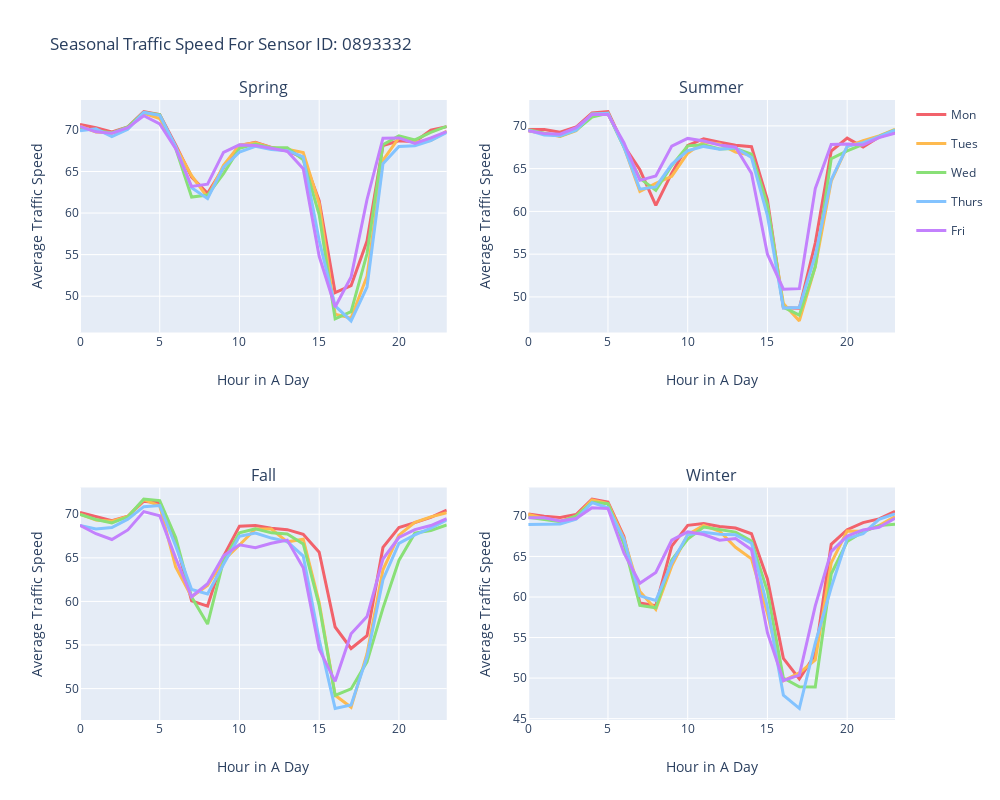

The cell this chart's notebook holds for it:
### Code cell
fig = make_subplots(
    rows=2, cols=2,
    subplot_titles=("Spring", 
                    "Summer", 
                    "Fall", 
                    "Winter"))
# colors = ['rgb(0, 0, 128)', 'rgb(15,82,186)', 'rgb(0,128,255)', 'rgb(0,142,204)', 'rgb(149,200,216)']
colors = ['rgb(242, 98, 107)', 'rgb(254, 186, 79)', 'rgb(137, 224, 119)', 'rgb(131, 195, 255)', 'rgb(195, 129, 253)']
for i in range(5):    
    fig.add_trace(go.Scatter(x=time, y=timeList[0][colName[i]],
                             mode='lines',
                             name=colName[i], 
                             legendgroup="group{}".format(i), 
                             line=dict(color=colors[i], width=3)),
                  row=1, col=1)

    fig.add_trace(go.Scatter(x=time, y=timeList[1][colName[i]],
                             mode='lines',
                             name=colName[i],
                             legendgroup="group{}".format(i),
                             line=dict(color=colors[i], width=3),
                             showlegend=False),
                  row=1, col=2)

    fig.add_trace(go.Scatter(x=time, y=timeList[2][colName[i]],
                             mode='lines',
                             name=colName[i],
                             legendgroup="group{}".format(i),
                             line=dict(color=colors[i], width=3),
                             showlegend=False),
                  row=2, col=1)

    fig.add_trace(go.Scatter(x=time, y=timeList[3][colName[i]],
                             mode='lines',
                             name=colName[i],
                             legendgroup="group{}".format(i),
                             line=dict(color=colors[i], width=3),
                             showlegend=False),
                  row=2, col=2)
for i in range(1,3):
    for j in range(1,3):  
        fig.update_xaxes(title_text="Hour in A Day", row=i, col=j)
        fig.update_yaxes(title_text="Average Traffic Speed", row=i, col=j)
fig.update_layout(title_text="Seasonal Traffic Speed For Sensor ID: 0893332",
                  autosize=False,
                  width=1000,
                  height=800,
                  margin=go.layout.Margin
                  (
                  l=50,
                  r=50,
                  b=100,
                  t=100,
                  pad=4
                  ))
fig.show()

### Figure 1 — Plotly figure (JSON) as saved in the notebook; plotly's stock layout.template omitted (floating-point values rounded to 4 significant figures)
{"data": [{"legendgroup": "group0", "line": {"color": "rgb(242, 98, 107)", "width": 3}, "mode": "lines", "name": "Mon", "type": "scatter", "x": [0, 1, 2, 3, 4, 5, 6, 7, 8, 9, 10, 11, 12, 13, 14, 15, 16, 17, 18, 19, 20, 21, 22, 23], "xaxis": "x", "y": [70.67, 70.27, 69.77, 70.37, 72.2, 71.83, 68.2, 64.33, 62.37, 65.47, 68.1, 68.5, 67.9, 67.47, 66.67, 61.5, 50.43, 51.27, 56.63, 68.13, 68.7, 68.57, 69.97, 70.4], "yaxis": "y"}, {"legendgroup": "group0", "line": {"color": "rgb(242, 98, 107)", "width": 3}, "mode": "lines", "name": "Mon", "showlegend": false, "type": "scatter", "x": [0, 1, 2, 3, 4, 5, 6, 7, 8, 9, 10, 11, 12, 13, 14, 15, 16, 17, 18, 19, 20, 21, 22, 23], "xaxis": "x2", "y": [69.57, 69.57, 69.27, 69.87, 71.5, 71.67, 67.7, 64.87, 60.7, 64.47, 67.7, 68.5, 68.1, 67.73, 67.57, 61.37, 48.73, 48.67, 56.3, 67.07, 68.57, 67.53, 68.7, 69.27], "yaxis": "y2"}, {"legendgroup": "group0", "line": {"color": "rgb(242, 98, 107)", "width": 3}, "mode": "lines", "name": "Mon", "showlegend": false, "type": "scatter", "x": [0, 1, 2, 3, 4, 5, 6, 7, 8, 9, 10, 11, 12, 13, 14, 15, 16, 17, 18, 19, 20, 21, 22, 23], "xaxis": "x3", "y": [70.2, 69.7, 69.27, 69.77, 71.5, 71.3, 66.9, 60.07, 59.47, 65.17, 68.63, 68.7, 68.4, 68.23, 67.7, 65.63, 57.07, 54.6, 56.07, 66.2, 68.47, 69.03, 69.63, 70.47], "yaxis": "y3"}, {"legendgroup": "group0", "line": {"color": "rgb(242, 98, 107)", "width": 3}, "mode": "lines", "name": "Mon", "showlegend": false, "type": "scatter", "x": [0, 1, 2, 3, 4, 5, 6, 7, 8, 9, 10, 11, 12, 13, 14, 15, 16, 17, 18, 19, 20, 21, 22, 23], "xaxis": "x4", "y": [70.23, 69.97, 69.8, 70.17, 72.07, 71.7, 67.47, 59.27, 58.93, 66.27, 68.83, 69.07, 68.7, 68.5, 67.8, 62.23, 52.43, 49.9, 52.9, 66.5, 68.3, 69.17, 69.63, 70.57], "yaxis": "y4"}, {"legendgroup": "group1", "line": {"color": "rgb(254, 186, 79)", "width": 3}, "mode": "lines", "name": "Tues", "type": "scatter", "x": [0, 1, 2, 3, 4, 5, 6, 7, 8, 9, 10, 11, 12, 13, 14, 15, 16, 17, 18, 19, 20, 21, 22, 23], "xaxis": "x", "y": [70.47, 69.73, 69.63, 70.17, 72, 71.37, 67.97, 64.5, 61.9, 65.73, 68.17, 68.47, 67.87, 67.67, 67.27, 61.1, 47.83, 47.37, 52.4, 66.33, 69.07, 68.57, 68.73, 69.87], "yaxis": "y"}, {"legendgroup": "group1", "line": {"color": "rgb(254, 186, 79)", "width": 3}, "mode": "lines", "name": "Tues", "showlegend": false, "type": "scatter", "x": [0, 1, 2, 3, 4, 5, 6, 7, 8, 9, 10, 11, 12, 13, 14, 15, 16, 17, 18, 19, 20, 21, 22, 23], "xaxis": "x2", "y": [69.4, 69.13, 68.77, 69.43, 71.37, 71.4, 67.57, 62.33, 63.27, 64.1, 66.8, 68.1, 67.9, 66.93, 66.57, 60.53, 49.23, 47.2, 53.53, 63.53, 67.57, 68.27, 68.83, 69.6], "yaxis": "y2"}, {"legendgroup": "group1", "line": {"color": "rgb(254, 186, 79)", "width": 3}, "mode": "lines", "name": "Tues", "showlegend": false, "type": "scatter", "x": [0, 1, 2, 3, 4, 5, 6, 7, 8, 9, 10, 11, 12, 13, 14, 15, 16, 17, 18, 19, 20, 21, 22, 23], "xaxis": "x3", "y": [70, 69.33, 69.2, 69.73, 71.67, 70.97, 63.97, 60.53, 61.83, 64.7, 66.47, 68.3, 68.3, 66.83, 67.13, 59.87, 49.23, 47.87, 54, 63.63, 67.6, 69.07, 69.7, 70.17], "yaxis": "y3"}, {"legendgroup": "group1", "line": {"color": "rgb(254, 186, 79)", "width": 3}, "mode": "lines", "name": "Tues", "showlegend": false, "type": "scatter", "x": [0, 1, 2, 3, 4, 5, 6, 7, 8, 9, 10, 11, 12, 13, 14, 15, 16, 17, 18, 19, 20, 21, 22, 23], "xaxis": "x4", "y": [70.17, 69.7, 69.33, 69.93, 71.97, 71.53, 67.2, 60.67, 58.47, 63.83, 67.7, 68.83, 68.1, 66.13, 64.7, 58, 49.67, 50.63, 52.23, 64.2, 68.13, 68.1, 68.8, 69.93], "yaxis": "y4"}, {"legendgroup": "group2", "line": {"color": "rgb(137, 224, 119)", "width": 3}, "mode": "lines", "name": "Wed", "type": "scatter", "x": [0, 1, 2, 3, 4, 5, 6, 7, 8, 9, 10, 11, 12, 13, 14, 15, 16, 17, 18, 19, 20, 21, 22, 23], "xaxis": "x", "y": [70.23, 69.9, 69.63, 70.37, 72.1, 71.83, 67.8, 61.93, 62.17, 64.73, 67.8, 68.3, 67.87, 67.87, 66.4, 59.8, 47.27, 48.13, 55.1, 68.23, 69.3, 68.8, 69.7, 70.43], "yaxis": "y"}, {"legendgroup": "group2", "line": {"color": "rgb(137, 224, 119)", "width": 3}, "mode": "lines", "name": "Wed", "showlegend": false, "type": "scatter", "x": [0, 1, 2, 3, 4, 5, 6, 7, 8, 9, 10, 11, 12, 13, 14, 15, 16, 17, 18, 19, 20, 21, 22, 23], "xaxis": "x2", "y": [69.57, 69.13, 68.83, 69.5, 71.03, 71.47, 67.53, 63.87, 62.47, 65.37, 67.67, 67.8, 67.3, 67.37, 66.7, 60.8, 48.8, 47.87, 53.53, 66.17, 67.07, 67.83, 68.77, 69.53], "yaxis": "y2"}, {"legendgroup": "group2", "line": {"color": "rgb(137, 224, 119)", "width": 3}, "mode": "lines", "name": "Wed", "showlegend": false, "type": "scatter", "x": [0, 1, 2, 3, 4, 5, 6, 7, 8, 9, 10, 11, 12, 13, 14, 15, 16, 17, 18, 19, 20, 21, 22, 23], "xaxis": "x3", "y": [69.97, 69.4, 69.0, 69.7, 71.73, 71.57, 67.33, 60.5, 57.4, 64.67, 67.87, 68.33, 67.87, 67.73, 66.6, 59.53, 49.23, 49.97, 53.07, 59.23, 64.7, 67.83, 68.13, 68.77], "yaxis": "y3"}, {"legendgroup": "group2", "line": {"color": "rgb(137, 224, 119)", "width": 3}, "mode": "lines", "name": "Wed", "showlegend": false, "type": "scatter", "x": [0, 1, 2, 3, 4, 5, 6, 7, 8, 9, 10, 11, 12, 13, 14, 15, 16, 17, 18, 19, 20, 21, 22, 23], "xaxis": "x4", "y": [69.83, 69.53, 69.27, 70, 71.67, 71.5, 66.53, 58.97, 58.67, 64.57, 67.13, 68.63, 68.3, 68, 66.9, 60.7, 50, 48.93, 48.9, 62.83, 66.83, 68.03, 68.8, 68.97], "yaxis": "y4"}, {"legendgroup": "group3", "line": {"color": "rgb(131, 195, 255)", "width": 3}, "mode": "lines", "name": "Thurs", "type": "scatter", "x": [0, 1, 2, 3, 4, 5, 6, 7, 8, 9, 10, 11, 12, 13, 14, 15, 16, 17, 18, 19, 20, 21, 22, 23], "xaxis": "x", "y": [69.9, 70.13, 69.2, 70.07, 72.1, 71.77, 68.03, 63.03, 61.73, 65.53, 67.33, 68.03, 67.63, 67.5, 66.77, 56.7, 48.83, 47.03, 51.1, 65.93, 68, 68.1, 68.7, 69.7], "yaxis": "y"}, {"legendgroup": "group3", "line": {"color": "rgb(131, 195, 255)", "width": 3}, "mode": "lines", "name": "Thurs", "showlegend": false, "type": "scatter", "x": [0, 1, 2, 3, 4, 5, 6, 7, 8, 9, 10, 11, 12, 13, 14, 15, 16, 17, 18, 19, 20, 21, 22, 23], "xaxis": "x2", "y": [69.5, 68.93, 68.83, 69.5, 71.4, 71.47, 67.53, 62.6, 62.87, 65.5, 67.1, 67.6, 67.27, 67.43, 66.3, 59.5, 48.7, 48.77, 54.87, 63.7, 67.6, 68.03, 68.73, 69.5], "yaxis": "y2"}, {"legendgroup": "group3", "line": {"color": "rgb(131, 195, 255)", "width": 3}, "mode": "lines", "name": "Thurs", "showlegend": false, "type": "scatter", "x": [0, 1, 2, 3, 4, 5, 6, 7, 8, 9, 10, 11, 12, 13, 14, 15, 16, 17, 18, 19, 20, 21, 22, 23], "xaxis": "x3", "y": [68.7, 68.3, 68.47, 69.43, 70.87, 71, 66.37, 61.37, 60.87, 64.27, 67.47, 67.83, 67.27, 66.87, 65.2, 55.63, 47.73, 48.13, 53.63, 62.5, 66.67, 67.63, 68.4, 69.33], "yaxis": "y3"}, {"legendgroup": "group3", "line": {"color": "rgb(131, 195, 255)", "width": 3}, "mode": "lines", "name": "Thurs", "showlegend": false, "type": "scatter", "x": [0, 1, 2, 3, 4, 5, 6, 7, 8, 9, 10, 11, 12, 13, 14, 15, 16, 17, 18, 19, 20, 21, 22, 23], "xaxis": "x4", "y": [68.93, 68.97, 69, 69.6, 71.63, 71, 67.1, 60.13, 59.57, 64.23, 67.67, 67.97, 67.73, 67.67, 66.63, 58.8, 47.9, 46.27, 54.3, 61.17, 67.2, 67.8, 69.57, 70.23], "yaxis": "y4"}, {"legendgroup": "group4", "line": {"color": "rgb(195, 129, 253)", "width": 3}, "mode": "lines", "name": "Fri", "type": "scatter", "x": [0, 1, 2, 3, 4, 5, 6, 7, 8, 9, 10, 11, 12, 13, 14, 15, 16, 17, 18, 19, 20, 21, 22, 23], "xaxis": "x", "y": [70.43, 69.77, 69.6, 70.27, 71.7, 70.73, 67.73, 63.2, 63.47, 67.3, 68.2, 68.13, 67.8, 67.43, 65.33, 54.8, 48.7, 52.3, 61.63, 69.0, 69.03, 68.37, 69.03, 69.8], "yaxis": "y"}, {"legendgroup": "group4", "line": {"color": "rgb(195, 129, 253)", "width": 3}, "mode": "lines", "name": "Fri", "showlegend": false, "type": "scatter", "x": [0, 1, 2, 3, 4, 5, 6, 7, 8, 9, 10, 11, 12, 13, 14, 15, 16, 17, 18, 19, 20, 21, 22, 23], "xaxis": "x2", "y": [69.43, 69.1, 69.03, 69.8, 71.33, 71.33, 68.03, 63.63, 64.13, 67.63, 68.53, 68.23, 67.77, 67.5, 64.47, 55, 50.9, 50.97, 62.67, 67.83, 67.87, 67.77, 68.63, 69.13], "yaxis": "y2"}, {"legendgroup": "group4", "line": {"color": "rgb(195, 129, 253)", "width": 3}, "mode": "lines", "name": "Fri", "showlegend": false, "type": "scatter", "x": [0, 1, 2, 3, 4, 5, 6, 7, 8, 9, 10, 11, 12, 13, 14, 15, 16, 17, 18, 19, 20, 21, 22, 23], "xaxis": "x3", "y": [68.73, 67.77, 67.1, 68.2, 70.3, 69.83, 64.97, 60.53, 62.03, 65.23, 66.5, 66.17, 66.67, 67.03, 63.87, 54.53, 50.83, 56.3, 58.27, 64.87, 67.33, 68.23, 68.7, 69.5], "yaxis": "y3"}, {"legendgroup": "group4", "line": {"color": "rgb(195, 129, 253)", "width": 3}, "mode": "lines", "name": "Fri", "showlegend": false, "type": "scatter", "x": [0, 1, 2, 3, 4, 5, 6, 7, 8, 9, 10, 11, 12, 13, 14, 15, 16, 17, 18, 19, 20, 21, 22, 23], "xaxis": "x4", "y": [69.77, 69.77, 69.37, 69.67, 71, 70.9, 65.43, 61.7, 63.03, 67, 68.03, 67.7, 67, 67.2, 65.83, 55.6, 49.7, 50.37, 58.9, 65.6, 67.5, 68.27, 68.6, 69.7], "yaxis": "y4"}], "layout": {"annotations": [{"font": {"size": 16}, "showarrow": false, "text": "Spring", "x": 0.225, "xanchor": "center", "xref": "paper", "y": 1, "yanchor": "bottom", "yref": "paper"}, {"font": {"size": 16}, "showarrow": false, "text": "Summer", "x": 0.775, "xanchor": "center", "xref": "paper", "y": 1, "yanchor": "bottom", "yref": "paper"}, {"font": {"size": 16}, "showarrow": false, "text": "Fall", "x": 0.225, "xanchor": "center", "xref": "paper", "y": 0.375, "yanchor": "bottom", "yref": "paper"}, {"font": {"size": 16}, "showarrow": false, "text": "Winter", "x": 0.775, "xanchor": "center", "xref": "paper", "y": 0.375, "yanchor": "bottom", "yref": "paper"}], "autosize": false, "height": 800, "title": {"text": "Seasonal Traffic Speed For Sensor ID: 0893332"}, "width": 1000, "xaxis": {"anchor": "y", "domain": [0, 0.45], "title": {"text": "Hour in A Day"}}, "xaxis2": {"anchor": "y2", "domain": [0.55, 1], "title": {"text": "Hour in A Day"}}, "xaxis3": {"anchor": "y3", "domain": [0, 0.45], "title": {"text": "Hour in A Day"}}, "xaxis4": {"anchor": "y4", "domain": [0.55, 1], "title": {"text": "Hour in A Day"}}, "yaxis": {"anchor": "x", "domain": [0.625, 1], "title": {"text": "Average Traffic Speed"}}, "yaxis2": {"anchor": "x2", "domain": [0.625, 1], "title": {"text": "Average Traffic Speed"}}, "yaxis3": {"anchor": "x3", "domain": [0, 0.375], "title": {"text": "Average Traffic Speed"}}, "yaxis4": {"anchor": "x4", "domain": [0, 0.375], "title": {"text": "Average Traffic Speed"}}}}
